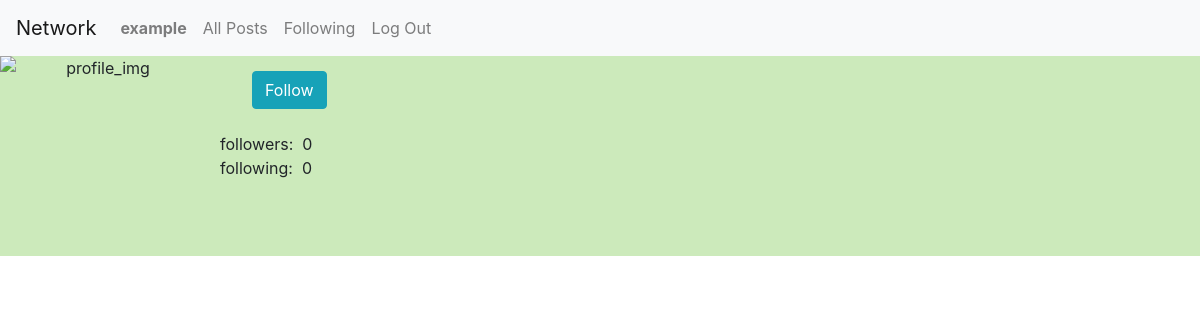
The app's page /6/profile_page (signed in), older data.
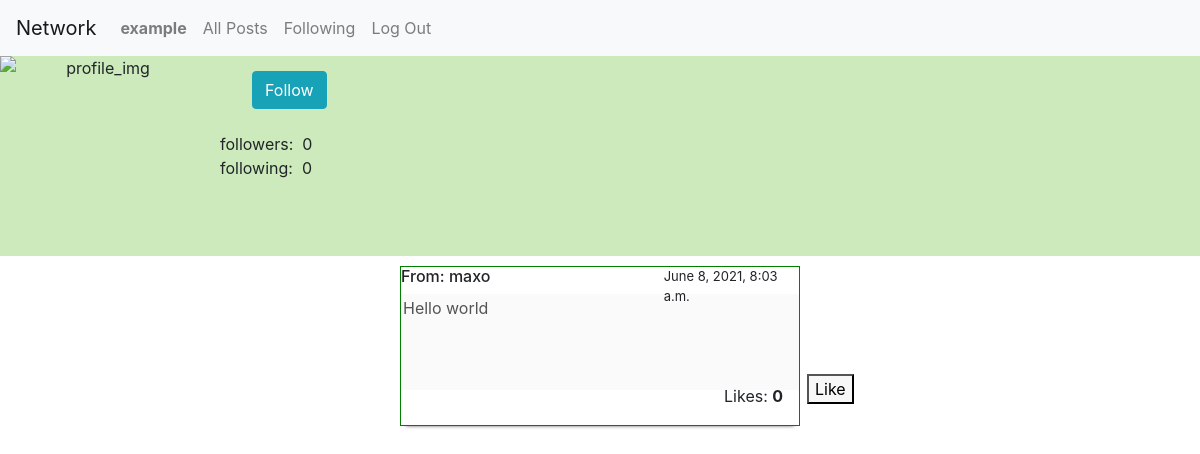
The same page, newer data.
### network/models.py (models this page shows, shortened)
class Post(models.Model):
    post = models.AutoField(primary_key=True)
    user_id =  models.ForeignKey(User, on_delete=models.CASCADE, related_name="author")
    username = models.CharField(max_length=255, default='Name')
    body = models.TextField()
    date = models.DateTimeField(auto_now_add=True)
    liked = models.ManyToManyField(User, default=None, blank=True, related_name="liked")
    def __str__(self):
        return f"{self.post} : {self.username} ({self.user_id}) \ Date ({self.date}) : text: {self.body}."
    @property
    def likes_list(self):
        return list(self.liked.all().values("id"))

### network/views.py (the view)
# urls.py: path("<int:user_id>/profile_page", views.profile_page, name="profile_page"),
@login_required
def profile_page(request, user_id):
    current_user_id = request.user.id
    pro_user_id = user_id
    pro_followers = len(Follow.objects.filter(following_id= pro_user_id))
    pro_following = len(Follow.objects.filter(follower_id = pro_user_id))
    if Follow.objects.filter(following_id = user_id, follower_id = current_user_id).exists():
        isFollowing = True
    elif current_user_id == user_id:
        isFollowing = ''
    else:
        isFollowing = False
    following_posts = Post.objects.filter(user_id=user_id)
    follow_form  = FollowForm(initial={"follower_id":current_user_id, "following_id":user_id, "following_posts":following_posts})
    posts = Post.objects.filter(user_id = user_id).order_by('date').reverse()
    return render(request, "network/profile_page.html", {
        "posts": posts,
        "pro_followers":pro_followers,
        "pro_following":pro_following,
        "pro_user_id":pro_user_id,
        "current_user_id":current_user_id,
        "isFollowing":isFollowing,
        "follow_form":follow_form,
    })

### network/forms.py
class FollowForm(forms.ModelForm):
    class Meta:
        model = Follow
        fields = ('follower_id', 'following_id','following_posts')
        widgets = {'follower_id': forms.HiddenInput(), 'following_id': forms.HiddenInput(), 'following_posts':forms.CheckboxSelectMultiple()}

### network/models.py (called while the page is built)
    def __str__(self):
        return f"{self.username} ({self.id})"

### network/templates/network/profile_page.html (shortened to what this page needs)
{% extends "network/layout.html" %}
{% block body %}
    <div class="profile_container">
        <img class="profile_img" src="https://www.pngitem.com/pimgs/m/504-5040528_empty-profile-picture-png-transparent-png.png" alt="profile_img">
        {% if isFollowing is True  %}
        <form class="profile_page_tagle_follower_forms" action="{% url 'remove_follower' pro_user_id %}" method="post">
            {% csrf_token %}
            {{follow_form}}
            <input type="submit" class="follow_button btn btn-outline-warning" value="UnFollow">
        </form>
        {% elif isFollowing is False %}
        <form class="profile_page_tagle_follower_forms" action="{% url 'add_follower' pro_user_id %}" method="post">
            <input type="submit" class="follow_button btn btn-info" value="Follow">
        </form>
        {% endif %}
        <div class="follow_info">
            <div class="followers">followers:&nbsp;
                {% if pro_followers is None %}
                    0
                {% else %}
                    {{pro_followers}}
                {% endif %}
            </div>
            <div class="following">following:&nbsp;
                {% if pro_following is None %}
                    0
                {% else %}
                    {{pro_following}}
                {% endif %}
            </div>
        </div>
    </div>
    <div class="all_posts_container">
        {% for post in posts %}
        <div class="post">
            <h6 id="username">From: {{ post.username }}</h6>
            <span class="post_date" id="post_date">{{ post.date }}</span>
            <form class="post_form" id="post_form{{post.post}}">
                <textarea name="textarea_{{post.post}}" disabled class="post_body" id="post_body{{post.post}}">{{ post.body }}</textarea>
            </form>
             <form action="{% url 'like_post' %}" method="post" id="{{post.post}}" class="like_form">
                <button type="submit"  id="like_button_{{post.post}}" class="like_button"
                data-likes="{{post.likes_list}}" data-user="{{current_user_id}}" data-post="{{post.post}}">
                </button>
                <div class="likes_count">Likes: <strong id="like_count_{{post.post}}" >{{ post.liked.all.count }}</strong></div>
            </form>
        {% endfor %}
    </div>
{% endblock %}

Row changes from the older to the newer data that the page shows:
added Post: username "maxo", date "June 8, 2021, 8:03 a.m.", post "Hello world", liked.all.count "0"
